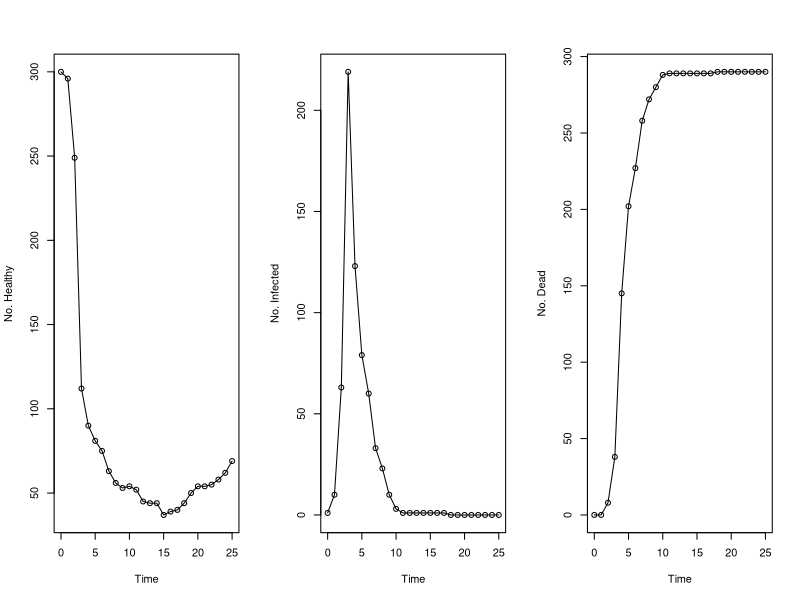

Write R code to recreate this figure.
# libs ------------------------------------------------------

# genotype frequencies ------------------------------------------------------
	##the PrP genotypes are noted as below:
	##1. arr/arr 2. arr/arq 3. arr/arh 4. arr/ahq 5. arq/arq
	##6. arq/ahq 7. arq/arh 8. ahq/ahq 9. ahq/arh 10. arh/arh
	##11. arr/vrq 12. arq/vrq 13. ahq/vrq 14. arh/vrq 15. vrq/vrq

	#breed genotype frequencies: ARR/ARR=0.066, ARR/ARQ = 0.066 etc...
	Equal = c(0.066,0.066,0.066,0.066,0.066,0.066,0.066,0.066,0.066,0.066,0.066,0.066,0.066,0.066,0.066)
	Hu = c(0.022,0.391,0.029,0,0.348,0.015,0.159,0,0,0.029,0,0.007,0,0,0)
	Chios = c(0,0.162,0,0,0.667,0.172,0,0,0,0,0,0,0,0,0)
	Texel = c(0.541,0.193,0.169,0.012,0.02,0.006,0.026,0.001,0.007,0.009,0.01,0.004,0,0.004,0)
	Latxa = c(0.051,0.336,0.006,0.004,0.517,0.01,0.038,0,0.002,0,0.008,0.023,0,0.004,0.002)
	Leccesse = c(0.119,0.371,0.004,0.033,0.365,0.072,0.016,0.016,0,0,0.004,0,0,0,0)
	Finsheep = c(0.013,0.161,0.004,0,0.70,0.004,0.008,0,0,0,0,0.104,0,0,0.004)
	BHS = c(0.653,0,0,0,0.347,0,0,0,0,0,0,0,0,0,0)
	Kamieniecka = c(0.353,0.333,0.157,0,0.029,0,0.01,0,0,0.01,0.069,0.029,0,0.01,0)
	Skopelos = c(0.105,0.158,0,0.158,0.053,0.2105,0,0.2105,0,0,0,0,0.105,0,0)
	Kivircik = c(0.093,0.407,0,0.029,0.329,0.093,0,0.014,0,0,0.007,0.014,0.007,0,0.007)
	Djallonke = c(0,0,0,0,0.86,0.12,0,0.02,0,0,0,0,0,0,0)
	Ivesi = c(0,0.063,0,0,0.563,0,0.281,0,0,0,0.031,0,0,0,0)
	SPBM = c(0.102,0.225,0.041,0.020,0.265,0.163,0.061,0.041,0.02,0,0.041,0.02,0,0,0)


# simulation ------------------------------------------------------

scrapiesim = function(breed, hrate, vrate, grate, arate, drate){


	#starting values at t=0
	S = rpois(15, 300*breed) #starting susceptibles of each genotype, currently set up for a population of 300 susceptibles with equal genotype frequencies
	for(m in 1:length(breed)){
		if(is.na(S[m]) == TRUE){S[m] = 0}
		}

	Ih = c(0,0,0,0,1,0,0,0,0,0,0,0,0,0,0) #initially infected. If Ih[1]=1, then there is 1 individual of that genotype infected etc
	Iv = c(0,0,0,0,0,0,0,0,0,0,0,0,0,0,0) #vertically infected
	R = c(0,0,0,0,0,0,0,0,0,0,0,0,0,0,0) #death count
	
	#set up vectors for plotting later
	timelim = 25 #observations over n years
	Io = c(sum(Ih))
	dead = c(sum(R))
	susc = c(sum(S))

	rel.inf = c(0,0.0007,0,0.00055,0.068,0.016,0.01,0.0092,0,0.0037,0.012,0.41,0.0013,0.74,1) #infection relative risk
	b = rel.inf*hrate #relative horizontal infection risk
	v = rel.inf*vrate #relative vertical infection risk
	g = grate #prion death rate
	a = arate #birth rate
	d = drate #natural causes death rate

	for(j in 1:timelim){
		totalinf = sum(Ih) + sum(Iv)
		nS = c()
		nIv = c()
		tg = c()
		for(k in 1:15){
			nb = c()
			nb[k] = rpois(1, b[k]*S[k]*totalinf) #new infecteds for this year
			if(is.na(nb[k]) == TRUE){nb[k] = 0}
			Sd = rpois(1, d*S[k]) #number of susceptibles that died by natural causes
			if(is.na(Sd) == TRUE){Sd = 0}
			Ihd = rpois(1, d*Ih[k]) #Ih killed by natural causes
			if(is.na(Ihd) == TRUE){Ihd = 0}
			Ivd = rpois(1, d*Iv[k]) #Iv killed by natural causes
			if(is.na(Ivd) == TRUE){Ivd = 0}
			Ihg = rpois(1, g*Ih[k]) #Ih killed by scrapie
			if(is.na(Ihg) == TRUE){Ihg = 0}
			Ivg = rpois(1, g*Iv[k]) #Iv killed by scrapie
			if(is.na(Ivg) == TRUE){Ivg = 0}
			nS[k] = newS(S[k], nb[k], Sd) #removes infected susceptibles
			Ih[k] = newIh(S[k], Ih[k], nb[k], Ihg, Ihd) #updates no. infected vertically
			nIv[k] = newIv(Iv[k], Ivg, Ivd) #removes dead infected vertically
			R[k] = newR(R[k], Ivg, Ihg) #calculates death count
			tg[k] = nS[k] + Ih[k] + nIv[k] #totals each genotype
		}
			

		totalsus = sum(nS) #sum of all susceptibles
		totalinf = sum(nIv) + sum(Ih) #sum of all infecteds
		alleles = 2*(sum(tg)) #sum of all alleles
		
		#total number of each allele
		ARR = 2*tg[1] + tg[2] + tg[3] + tg[4] + tg[11] 
		ARQ = tg[5]*2 + tg[2] + tg[6] + tg[7] + tg[12]
		ARH = tg[10]*2 + tg[3] + tg[7] + tg[9] + tg[14]
		AHQ = tg[8]*2 + tg[4] + tg[6] + tg[9] + tg[13]
		VRQ = tg[15]*2 + tg[11] + tg[12] + tg[13] + tg[14]

		#contains genotype frequencies
		gen = c(hombirths(ARR,alleles),hetbirths(ARR, alleles, ARQ),hetbirths(ARR, alleles, ARH),hetbirths(ARR, alleles, AHQ),hombirths(ARQ, alleles),hetbirths(ARQ, alleles, AHQ),hetbirths(ARQ, alleles, ARH),hombirths(AHQ, alleles),hetbirths(AHQ, alleles, ARH),hombirths(ARH, alleles),hetbirths(ARR, alleles, VRQ),hetbirths(ARQ, alleles, VRQ),hetbirths(AHQ, alleles, VRQ),hetbirths(ARH, alleles, VRQ),hombirths(VRQ, alleles))
		
		for(l in 1:15){
			Sa = rpois(1, gen[l]*a*totalsus) #healthy births for each genotype
			if(is.na(Sa) == TRUE){Sa = 0}
			Iva = rpois(1, a*v[l]*totalinf*gen[l]) #vertically infected births
			if(is.na(Iva) == TRUE){Iva = 0}
			SIa = rpois(1, a*totalinf*gen[l]) #total sheep that could be born susceptible, if none are born infected
			if(is.na(SIa) == TRUE){SIa = 0}
			S[l] = nS[l] + Sa + (SIa-Iva)
			if(SIa-Iva <0){S[l] = nS[l] + Sa}
			Iv[l] = nIv[l] + Iva
		}

		Io[j+1] = sum(Ih) + sum(Iv)
		dead[j+1] = sum(R)
		susc[j+1] = sum(S)
		}

	#making the matrix
	data = cbind(susc, Io, dead)
	years = c(0:timelim)
	data = cbind(years, data)
	print(data)

	par(mfrow=c(1, 3))
	plot(susc ~ years, xlab = "Time", ylab = "No. Healthy")
	lines(years, susc)

	plot(Io ~ years, xlab = "Time", ylab = "No. Infected")
	lines(years, Io)

	plot(dead ~ years, xlab = "Time", ylab = "No. Dead")
	lines(years, dead)
	}

#calculates new susceptibles -----------------------------------------------------

newS = function(S, nb, Sd){ 
	Sn = S - nb - Sd
	if(Sn < 0){Sn=0}
	return(Sn)
	}

#calculates new horizontally infected ------------------------------------------

newIh = function(S, Ih, nb, Ihg, Ihd){
	Ihn = Ih + nb - Ihg - Ihd
if(nb > S){Ihn = Ih + S - Ihg - Ihd} #stops more sheep being infected than actually exist
	if(Ihn <0){Ihn=0}
	return(Ihn)
	}

#calculates new vertically infected ---------------------------------------------

newIv = function(Iv, Ivg, Ivd){
	Ivn = Iv - Ivg - Ivd
	if(Ivn<0){Ivn=0}
	return(Ivn)
	}

#calculates total deaths -----------------------------------------------------

newR = function(R, Ivg, Ihg){
	Rn = R + Ivg + Ihg #changed to prion only deaths
	return(Rn)
	}

#calculates genotype frequencies for homozygous genotypes ---------------------

hombirths = function(allele1, alleles){
	genfreq = (allele1/alleles)^2
	return(genfreq)
	}

#calculates genotype frequencies for heterozygous genotypes --------------------

hetbirths = function(allele1, alleles, allele2){
	genfreq = 2*(allele1/alleles)*(allele2/alleles)
	return(genfreq)
	}

#variables & RUN SIM ----------------------------------------------------------------------

	hrate = 0.4
	vrate = 0.5
	grate = 0.5
	arate = 0.2
	drate = 0.15

scrapiesim(Finsheep, hrate, vrate, grate, arate, drate)
